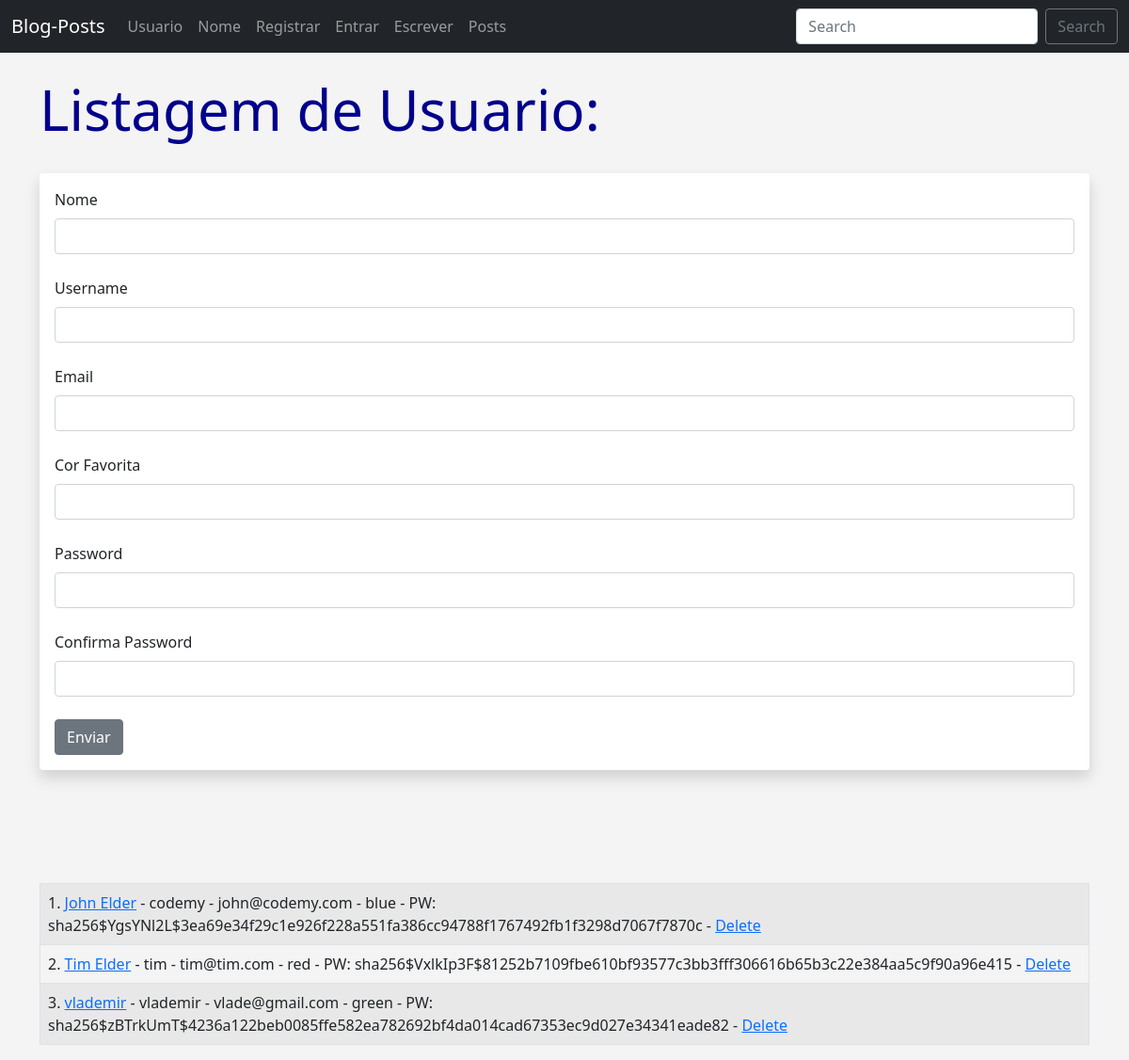
Screenshot of /user/add with the database file from the repository.
### app.py (models this page shows, shortened)
class Users(db.Model, UserMixin):
    id = db.Column(db.Integer, primary_key=True)
    username = db.Column(db.String(20), nullable=False, unique=True)
    name = db.Column(db.String(200), nullable=False)
    email = db.Column(db.String(120), nullable=False, unique=True)
    favorite_color = db.Column(db.String(120))
    about_author = db.Column(db.Text(), nullable=True)
    date_added = db.Column(db.DateTime, default=datetime.utcnow)
    profile_pic = db.Column(db.String(), nullable=True)
    password_hash = db.Column(db.String(128))
    posts = db.relationship('Posts', backref='poster')
    @property
    def password(self):
        raise AttributeError('password is not a readable attribute!')

### app.py (the view, shortened to what this page needs)
@app.route('/user/add', methods=['GET', 'POST'])
def add_user():
    name = None
    form = UserForm()
    our_users = Users.query.order_by(Users.date_added)
    return render_template("add_user.html",
                           form=form,
                           name=name,
                           our_users=our_users)

### webforms.py
class UserForm(FlaskForm):
    name = StringField("Nome", validators=[DataRequired()])
    username = StringField("Username", validators=[DataRequired()])
    email = StringField("Email", validators=[DataRequired()])
    favorite_color = StringField("Cor Favorita")
    about_author = TextAreaField("Sobre Autor")
    password_hash = PasswordField('Password', validators=[DataRequired(), EqualTo(
        'password_hash2', message='Passwords Must Match!')])
    password_hash2 = PasswordField(
        'Confirma Password', validators=[DataRequired()])
    profile_pic = FileField("Figura")
    submit = SubmitField("Enviar")

class SearchForm(FlaskForm):
    searched = StringField("Perquisar", validators=[DataRequired()])
    submit = SubmitField("Enviar")

### app.py (called while the page is built)
@app.context_processor
def base():
    form = SearchForm()
    return dict(form=form)

### templates/add_user.html (shortened to what this page needs)
{% extends 'base.html' %} {% block content %}  {% if name %}
<h1>Adicionado!</h1>
<br /><br />
<table class="table table-hover table-bordered table-striped">
  {% for our_user in our_users %}
  <tr>
    <td>
      {{ our_user.id }}.
      <a href="{{ url_for('update', id=our_user.id)}}">{{ our_user.name }}</a> -
      {{ our_user.email }} - {{ our_user.favorite_color }} -
      <a href="{{ url_for('delete', id=our_user.id)}}">Delete</a>
    </td>
  </tr>
  {% endfor %}
</table>
{% else %}
<h1>Listagem de Usuario:</h1>
<br />
<div class="shadow p-3 mb-5 bg-body rounded">
  <form method="POST">
    {{ form.hidden_tag() }} {{ form.name.label(class="form-label") }} {{
    form.name(class="form-control") }}
    <br />
    {{ form.username.label(class="form-label") }} {{
    form.username(class="form-control") }}
    <br />
    {{ form.email.label(class="form-label") }} {{
    form.email(class="form-control") }}
    <br />
    {{ form.favorite_color.label(class="form-label") }} {{
    form.favorite_color(class="form-control") }}
    <br />
    {{ form.password_hash.label(class="form-label") }} {{
    form.password_hash(class="form-control") }}
    <br />
    {{ form.password_hash2.label(class="form-label") }} {{
    form.password_hash2(class="form-control") }}
    <br />
    {{ form.submit(class="btn btn-secondary") }}
  </form>
</div>
<br /><br /><br />
<table class="table table-hover table-bordered table-striped">
  {% for our_user in our_users %}
  <tr>
    <td>
      {{ our_user.id }}.
      <a href="{{ url_for('update', id=our_user.id)}}">{{ our_user.name }}</a> -
      {{our_user.username }} - {{ our_user.email }} - {{ our_user.favorite_color
      }} - PW: {{ our_user.password_hash }} -
      <a href="{{ url_for('delete', id=our_user.id)}}">Delete</a>
    </td>
  </tr>
  {% endfor %}
</table>
{% endif %} {% endblock %}

### static/css/style.css (style rules this page uses)
h1 { color: darkblue; font-size:60px; }
body { background: #f4f4f4; }

### rows the page displays
Users: id "1", name "John Elder", username "codemy", email "john@codemy.com", favorite_color "blue", password_hash "sha256$YgsYNl2L$3ea69e34f29c1e926f228a551fa386cc94788f1767492fb1f3298d7067f7870c"
Users: id "2", name "Tim Elder", username "tim", email "tim@tim.com", favorite_color "red", password_hash "sha256$VxlkIp3F$81252b7109fbe610bf93577c3bb3fff306616b65b3c22e384aa5c9f90a96e415"
Users: id "3", name "vlademir", username "vlademir", email "vlade@gmail.com", favorite_color "green", password_hash "sha256$zBTrkUmT$4236a122beb0085ffe582ea782692bf4da014cad67353ec9d027e34341eade82"
